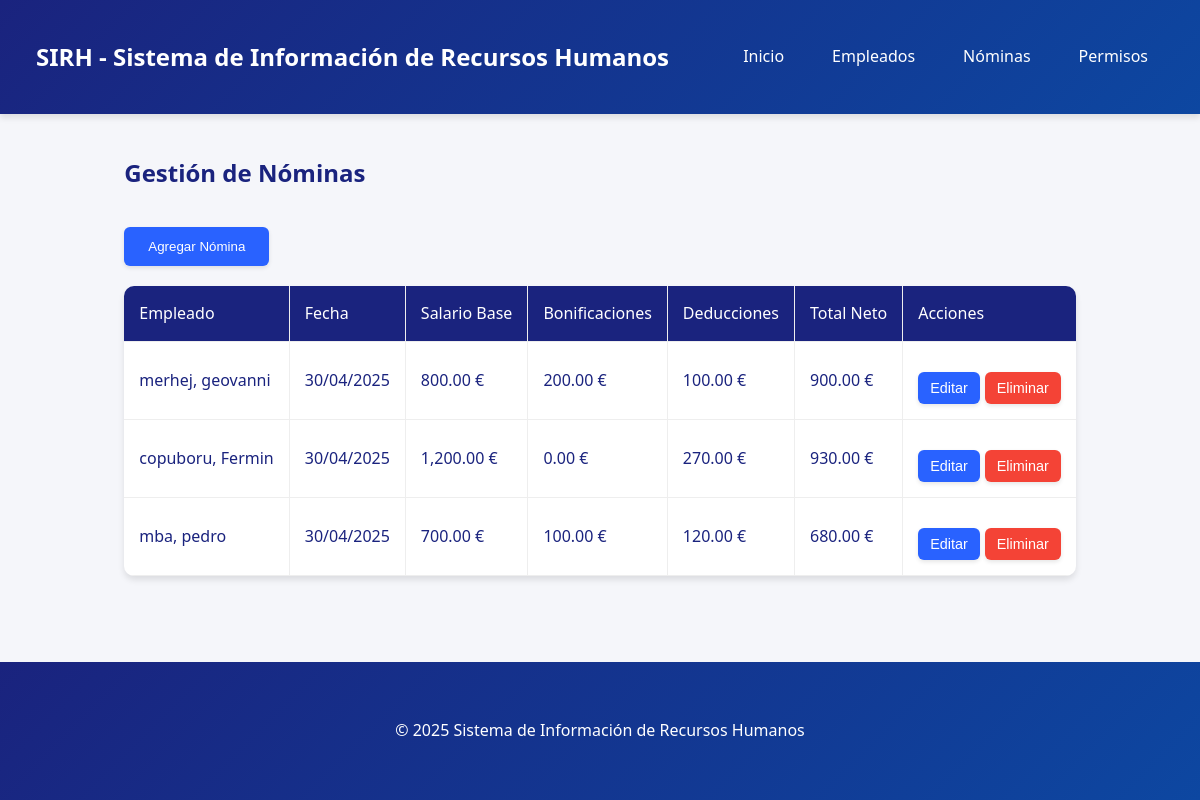
The page /nominas.php on the database its author committed.
### tables this page shows
CREATE TABLE `nominas` (
  `id_nomina` int(11) NOT NULL,
  `id_empleado` int(11) DEFAULT NULL,
  `fecha_nomina` date NOT NULL,
  `salario_base` decimal(10,2) NOT NULL,
  `bonificaciones` decimal(10,2) DEFAULT 0.00,
  `deducciones` decimal(10,2) DEFAULT 0.00,
  `total_neto` decimal(10,2) NOT NULL,
  `fecha_pago` date DEFAULT NULL
);

CREATE TABLE `empleados` (
  `id_empleado` int(11) NOT NULL,
  `id_departamento` int(11) DEFAULT NULL,
  `nombre` varchar(50) NOT NULL,
  `apellidos` varchar(100) NOT NULL,
  `dni` varchar(20) NOT NULL,
  `fecha_nacimiento` date DEFAULT NULL,
  `direccion` text DEFAULT NULL,
  `telefono` varchar(20) DEFAULT NULL,
  `email` varchar(100) DEFAULT NULL,
  `fecha_contratacion` date NOT NULL,
  `fecha_fin_contrato` date DEFAULT NULL,
  `salario_base` decimal(10,2) NOT NULL
);

### nominas.php (the view, shortened to what this page needs)
<?php
include 'conexion.php';
function obtenerNominas($pdo) {
    $sql = "SELECT n.*, e.nombre, e.apellidos
            FROM Nominas n
            JOIN Empleados e ON n.id_empleado = e.id_empleado
            ORDER BY n.fecha_nomina DESC";
    return $pdo->query($sql)->fetchAll(PDO::FETCH_ASSOC);
}
$nominas = obtenerNominas($pdo);
?>
<!DOCTYPE html>
<html lang="es">
<head>
    <link rel="stylesheet" href="styles.css">
</head>
<body>
    <div class="page-container">
        <header class="header">
            <div class="container">
                <nav class="nav-menu">
                    <h1>SIRH - Sistema de Información de Recursos Humanos</h1>
                    <div>
                        <a href="index.php">Inicio</a>
                        <a href="empleados.php">Empleados</a>
                        <a href="nominas.php">Nóminas</a>
                        <a href="permisos.php">Permisos</a>
                    </div>
                </nav>
            </div>
        </header>
        <main class="container">
            <h2>Gestión de Nóminas</h2>
            <div class="actions-container">
                <button class="button" onclick="document.getElementById('modalNomina').style.display='block'">
                    Agregar Nómina
                </button>
            </div>
            <div class="table-container">
                <table>
                    <thead>
                        <tr>
                            <th>Empleado</th>
                            <th>Fecha</th>
                            <th>Salario Base</th>
                            <th>Bonificaciones</th>
                            <th>Deducciones</th>
                            <th>Total Neto</th>
                            <th>Acciones</th>
                        </tr>
                    </thead>
                    <tbody>
                        <?php foreach ($nominas as $nomina): ?>
                        <tr>
                            <td><?php echo htmlspecialchars($nomina['apellidos'] . ', ' . $nomina['nombre']); ?></td>
                            <td><?php echo date('d/m/Y', strtotime($nomina['fecha_nomina'])); ?></td>
                            <td><?php echo number_format($nomina['salario_base'], 2); ?> €</td>
                            <td><?php echo number_format($nomina['bonificaciones'], 2); ?> €</td>
                            <td><?php echo number_format($nomina['deducciones'], 2); ?> €</td>
                            <td><?php echo number_format($nomina['total_neto'], 2); ?> €</td>
                            <td>
                                <div class="table-actions">
                                    <button class="button button-small" onclick="editarNomina(<?php echo $nomina['id_nomina']; ?>)">
                                        Editar
                                    </button>
                                    <form method="POST" action="" onsubmit="return confirm('¿Está seguro de que desea eliminar esta nómina?');">
                                        <button type="submit" class="button button-small button-danger">Eliminar</button>
                                    </form>
                                </div>
                            </td>
                        </tr>
                        <?php endforeach; ?>
                    </tbody>
                </table>
            </div>
        </main>
        <footer class="footer">
            <div class="container">
                <p>&copy; <?php echo date('Y'); ?> Sistema de Información de Recursos Humanos</p>
            </div>
        </footer>
    </div>
</body>
</html>

### styles.css (style rules this page uses)
:root { --primary-color: #1a237e; --secondary-color: #0d47a1; --accent-color: #2962ff; --background-color: #f5f6fa; --text-color: #1a237e; --success-color: #4caf50; --warning-color: #ff9800; --error-color: #f44336; }
body { font-family: 'Segoe UI', Tahoma, Geneva, Verdana, sans-serif; margin: 0; padding: 0; background-color: var(--background-color); color: var(--text-color); line-height: 1.6; }
.container { max-width: 1200px; margin: 0 auto; padding: 20px; }
.header { background: linear-gradient(135deg, var(--primary-color), var(--secondary-color)); color: white; padding: 1rem; box-shadow: 0 4px 6px rgba(0,0,0,0.1); position: sticky; top: 0; z-index: 1000; }
.nav-menu { display: flex; justify-content: space-between; align-items: center; }
.nav-menu h1 { font-size: 1.5rem; margin: 0; }
.nav-menu div { display: flex; gap: 1rem; }
.nav-menu a { color: white; text-decoration: none; padding: 0.5rem 1rem; transition: all 0.3s ease; border-radius: 4px; font-weight: 500; }
.button { display: inline-block; background-color: var(--accent-color); color: white; padding: 12px 24px; text-decoration: none; border-radius: 6px; margin-top: 15px; transition: all 0.3s ease; font-weight: 500; box-shadow: 0 2px 4px rgba(0,0,0,0.1); }
.table-container { overflow-x: auto; margin: 20px 0; background: white; border-radius: 10px; box-shadow: 0 4px 6px rgba(0,0,0,0.1); }
table { width: 100%; border-collapse: collapse; min-width: 800px; }
th, td { padding: 15px; text-align: left; border-bottom: 1px solid #eee; border-right: 1px solid #eee; }
th:last-child, td:last-child { border-right: none; }
th { background-color: var(--primary-color); color: white; font-weight: 500; }
.table-actions { display: flex; gap: 5px; align-items: center; height: 100%; }
.table-actions form { display: inline; margin: 0; }
.table-actions button { padding: 6px 12px; font-size: 0.9em; height: 32px; line-height: 1; display: inline-flex; align-items: center; justify-content: center; }
button { background-color: var(--accent-color); color: white; padding: 12px 24px; border: none; border-radius: 6px; cursor: pointer; transition: all 0.3s ease; font-weight: 500; box-shadow: 0 2px 4px rgba(0,0,0,0.1); }
.page-container { min-height: 100vh; display: flex; flex-direction: column; }
main { flex: 1; padding: 20px 0; }
.footer { background: linear-gradient(135deg, var(--primary-color), var(--secondary-color)); color: white; padding: 20px 0; text-align: center; margin-top: auto; }
.button-small { padding: 6px 12px; font-size: 0.9em; }
.button-danger { background-color: var(--error-color); }
.actions-container { margin: 20px 0; }

### rows shown on the page
nominas: id_empleado.nombre "merhej, geovanni", fecha_nomina "30/04/2025", salario_base "800.00", bonificaciones "200.00", deducciones "100.00", total_neto "900.00"
nominas: id_empleado.nombre "copuboru, Fermin", fecha_nomina "30/04/2025", salario_base "1,200.00", bonificaciones "0.00", deducciones "270.00", total_neto "930.00"
nominas: id_empleado.nombre "mba, pedro", fecha_nomina "30/04/2025", salario_base "700.00", bonificaciones "100.00", deducciones "120.00", total_neto "680.00"
